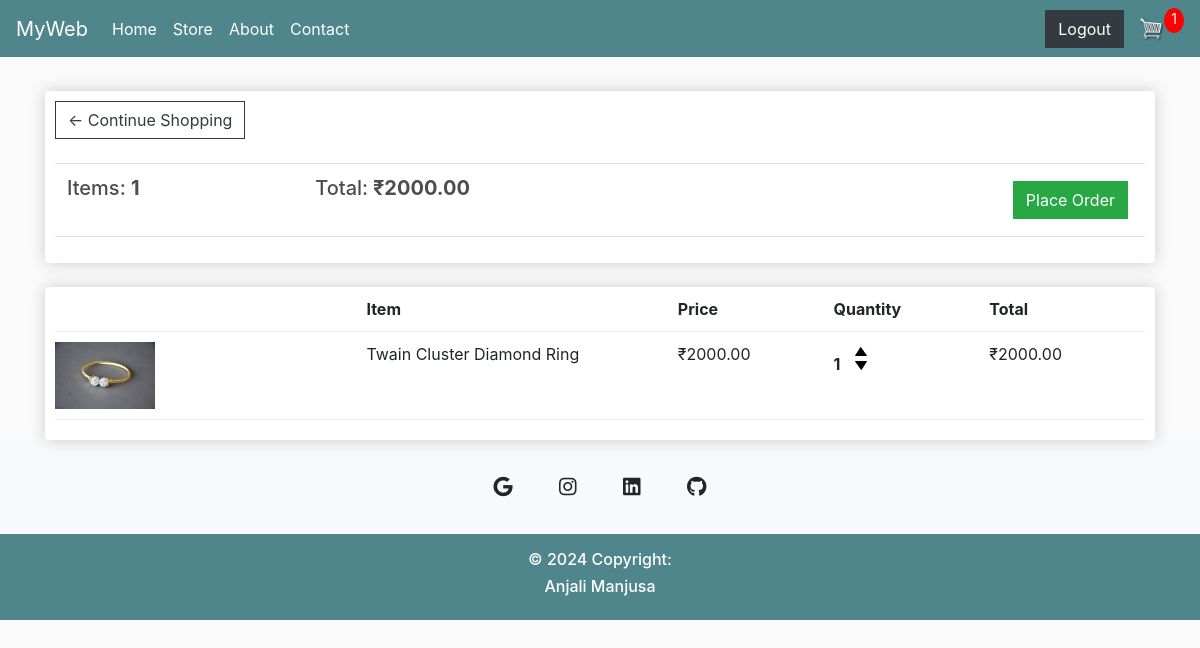
The app's page /cart/ (signed in) with its own data.
### store/models.py (models this page shows, shortened)
class Order(models.Model):
    customer = models.ForeignKey(Customer, on_delete=models.SET_NULL, null=True, blank=True)
    date_ordered = models.DateTimeField(auto_now_add=True)
    complete = models.BooleanField(default=False)
    transaction_id = models.CharField(max_length=100, null=True)
    @property
    def get_cart_total(self):
        orderitems = self.orderitem_set.all()
        total = sum([item.get_total for item in orderitems])
        return total
    @property
    def get_cart_items(self):
        orderitems = self.orderitem_set.all()
        total = sum([item.quantity for item in orderitems])
        return total

class OrderItem(models.Model):
    product = models.ForeignKey(Product, on_delete=models.SET_NULL, null=True)
    order = models.ForeignKey(Order, on_delete=models.SET_NULL, null=True)
    quantity = models.IntegerField(default=0, null=True, blank=True)
    date_added = models.DateTimeField(auto_now_add=True)
    @property
    def get_total(self):
        total = self.product.price * self.quantity
        return total

class Product(models.Model):
    name = models.CharField(max_length=200)
    price = models.FloatField()
    digital = models.BooleanField(default=False, null=True, blank=True)
    image = models.ImageField(null=True, blank=True)
    @property
    def imageURL(self):
        try:
            url = self.image.url
        except:
            url = ''
        return url

### store/views.py (the view)
# urls.py: path('cart/', views.cart, name="cart"),
def cart(request):
    data =cartData(request)
    cartItems = data['cartItems']
    order = data['order']
    items = data['items']
    context = {'items':items,'cartItems':cartItems,'order':order}
    return render(request, 'store/cart.html',context)

### store/utlis.py (called while the page is built)
def cartData(request):
	if request.user.is_authenticated:
		customer = request.user.customer
		order, created = Order.objects.get_or_create(customer=customer, complete=False)
		items = order.orderitem_set.all()
		cartItems = order.get_cart_items
	else:
		cookieData = cookieCart(request)
		cartItems = cookieData['cartItems']
		order = cookieData['order']
		items = cookieData['items']
	return {'cartItems':cartItems ,'order':order, 'items':items}

### store/Templates/store/cart.html
{% extends 'store/main.html' %}
{% load static %}
{% block content %}
	<div class="row">
		<div class="col-lg-12">
			<div class="box-element">
				<a  class="btn btn-outline-dark" href="{% url 'store' %}">&#x2190; Continue Shopping</a>
				<br>
				<br>
				<table class="table">
					<tr>
						<th><h5>Items: <strong>{{order.get_cart_items}}</strong></h5></th>
						<th><h5>Total:<strong> &#8377;{{order.get_cart_total|floatformat:2}}</strong></h5></th>
						<th>
							<a  style="float:right; margin:5px;" class="btn btn-success" href="{% url 'checkout' %}">Place Order</a>
						</th>
					</tr>
				</table>
			</div>
			<br>
			<div class="box-element">
				<div class="cart-row">
					<div style="flex:2"></div>
					<div style="flex:2"><strong>Item</strong></div>
					<div style="flex:1"><strong>Price</strong></div>
					<div style="flex:1"><strong>Quantity</strong></div>
					<div style="flex:1"><strong>Total</strong></div>
				</div>
				{% for item in items %}
				<div class="cart-row">
					<div style="flex:2"><img class="row-image" src="{{item.product.imageURL}}"></div>
					<div style="flex:2"><p>{{item.product.name}}</p></div>
					<div style="flex:1"><p>&#8377;{{item.product.price|floatformat:2}}</p></div>
					<div style="flex:1">
						<p class="quantity">{{item.quantity}}</p>
						<div class="quantity">
							<img data-product="{{item.product.id}}" data-action="add" class="chg-quantity update-cart" src="{% static  'images/arrow-up.png' %}">
							<img data-product="{{item.product.id}}" data-action="remove" class="chg-quantity update-cart" src="{% static  'images/arrow-down.png' %}">
						</div>
					</div>
					<div style="flex:1"><p>&#8377;{{item.get_total|floatformat:2}}</p></div>
				</div>
				{% endfor %}
			</div>
		</div>
	</div>
{% endblock content %}

### static/css/main.css (style rules this page uses)
body { background-color: hsl(0, 0%, 98%); }
h1,h2,h3,h4,h5,h6 { color:hsl(0, 0%, 30%); }
.box-element { box-shadow:hsl(0, 0%, 80%) 0 0 16px; background-color: #fff; border-radius: 4px; padding: 10px; }
.col-lg-4, .col-lg-6, .col-lg-8, .col-lg-12 { margin-top: 10px; }
.btn { border-radius: 0; }
.row-image { width: 100px; }
.cart-row { display: flex; align-items: flex-stretch; padding-bottom: 10px; margin-bottom: 10px; border-bottom: 1px solid #ececec; }
.quantity { display: inline-block; font-weight: 700; padding-right:10px; }
.chg-quantity { width: 12px; cursor: pointer; display: block; margin-top: 5px; transition:.1s; }

### records on screen
Order: get_cart_items "1", get_cart_total "2000.00"
OrderItem: product.imageURL (picture), product.name "Twain Cluster Diamond Ring", product.price "2000.00", quantity "1", get_total "2000.00"

### other values on screen
{{ cartItems }} "1"
